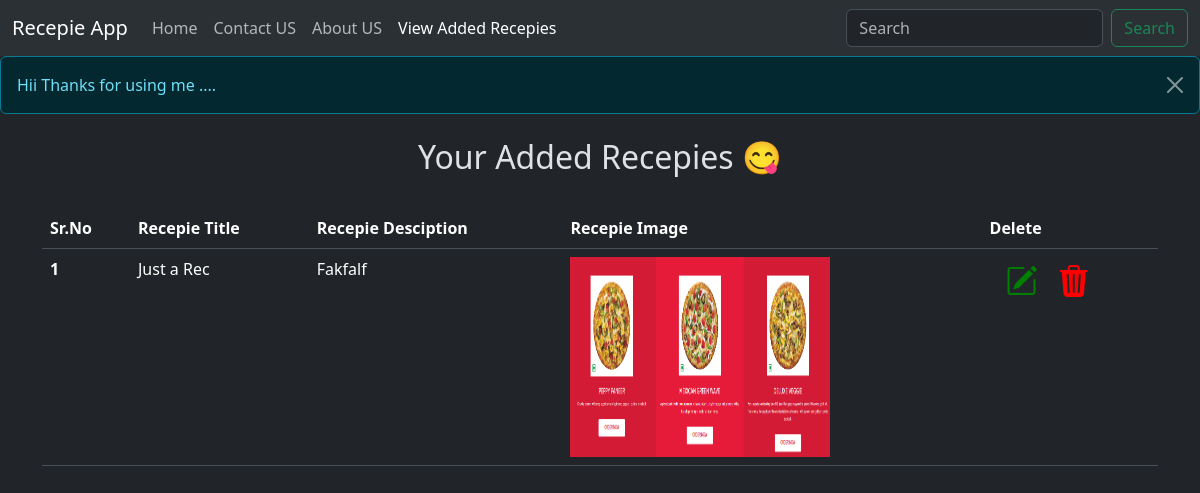
The page /viewRecepies on the database as committed earlier.
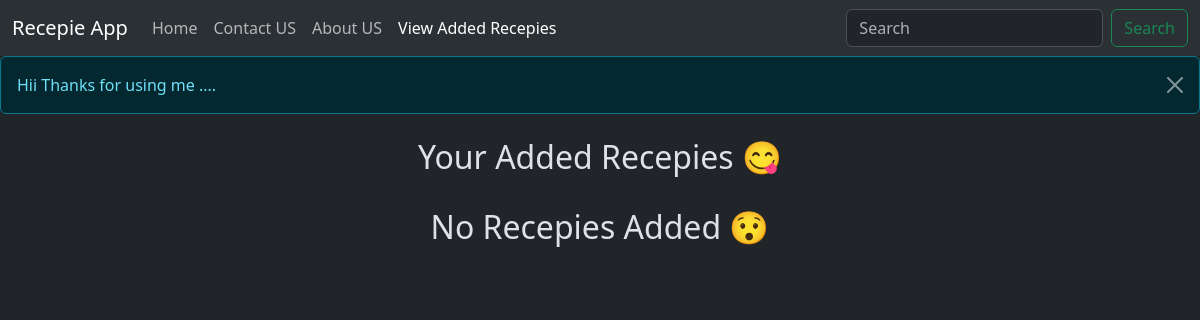
The same page on the database as committed later.
### vege/models.py (models this page shows, shortened)
class RecpieUpload(models.Model):
    user = models.ForeignKey(User, on_delete=models.SET_NULL, null=True)
    title = models.CharField(max_length=255)
    description = models.TextField(null=False)
    recepie_image = models.ImageField(upload_to='recepies')

### vege/views.py (the view)
# urls.py: path('viewRecepies', views.view_rec, name="view_recepies"),
def view_rec(request):
    messages.info(request, "Hii Thanks for using me ....")
    querySet = RecpieUpload.objects.all()
    if request.GET.get('search'):
        querySet = querySet.filter(title__icontains = request.GET.get('search'))
    context = {'dishes': querySet}
    return render(request, 'view_rec.html', context=context)

### vege/templates/view_rec.html (shortened to what this page needs)
{% extends 'base.html' %}
{% block button %}
<form class="d-flex" role="search">
    <input class="form-control me-2" type="search" placeholder="Search" aria-label="Search" name="search">
    <button class="btn btn-outline-success" type="submit">Search</button>
  </form>
{% endblock button %}
{% block base %}
{% if messages %}
{% for message in messages %}
      <div class="alert alert-{{ message.tags }}  alert-dismissible fade show my-0" role="alert">
        {{message}}
        <button type="button" class="btn-close" data-bs-dismiss="alert" aria-label="Close"></button>
      </div>
      {% endfor %}
      {% endif %}
<br>
<h2 align=center>Your Added Recepies 😋</h2>
<br>
<div class="container">
  {% if dishes %}
  <table class="table table-hover">
    <thead>
      <tr>
        <th scope="col">Sr.No</th>
        <th scope="col">Recepie Title</th>
        <th scope="col">Recepie Desciption</th>
        <th scope="col">Recepie Image</th>
        <th scope="col">Delete</th>
      </tr>
    </thead>
    <tbody>
      <tr>
        {% for dish in dishes %}
        <th scope="row">{{forloop.counter}}</th>
        <td>{{dish.title}}</td>
        <td>{{dish.description}}</td>
        <td> <img src="/media/{{dish.recepie_image}}" alt="{{dish.title}}" height="200" width="260"></td>
        <td>
          <a href="updateRecepies/{{dish.id}}/"><i class="bi bi-pencil-square mx-3" style="font-size: xx-large;color: green;" data-toggle="tooltip" data-placement="left" title="Edit Recepie"></i></a>
          <a href="deleteRecepies/{{dish.id}}/"><i class="bi bi-trash3-fill" style="font-size: xx-large;color: red;" data-toggle="tooltip" data-placement="left" title="Delete Recepie"></i></a>
        </td>
      </tr>
      {% endfor %}
      {% else %}
      <h2 align="center">No Recepies Added 😯</h2>
        {% endif %}
    </tbody>
  </table>
</div>
{% endblock base %}

Rows that differ between the two databases and show on the page:
removed RecpieUpload: title "Just a Rec", description "Fakfalf", recepie_image (picture)
Other text that changed with them:
text no longer shown: "Sr.No Recepie Title Recepie Desciption Recepie Image Delete"
text now shown: "No Recepies Added 😯"
